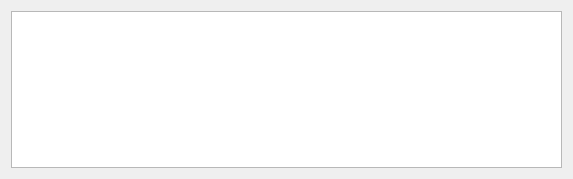
<?xml version="1.0" encoding="UTF-8"?>
<ui version="4.0">
 <class>PopUpWindow</class>
 <widget class="QWidget" name="PopUpWindow">
  <property name="geometry">
   <rect>
    <x>0</x>
    <y>0</y>
    <width>573</width>
    <height>179</height>
   </rect>
  </property>
  <property name="sizePolicy">
   <sizepolicy hsizetype="Preferred" vsizetype="Preferred">
    <horstretch>0</horstretch>
    <verstretch>0</verstretch>
   </sizepolicy>
  </property>
  <property name="minimumSize">
   <size>
    <width>0</width>
    <height>0</height>
   </size>
  </property>
  <property name="maximumSize">
   <size>
    <width>16777215</width>
    <height>16777215</height>
   </size>
  </property>
  <property name="windowTitle">
   <string>SandboxiePlus Notifications</string>
  </property>
  <layout class="QVBoxLayout" name="verticalLayout_2">
   <item>
    <layout class="QVBoxLayout" name="verticalLayout">
     <item>
      <widget class="QTableWidget" name="table"/>
     </item>
    </layout>
   </item>
  </layout>
 </widget>
 <resources/>
 <connections/>
</ui>
